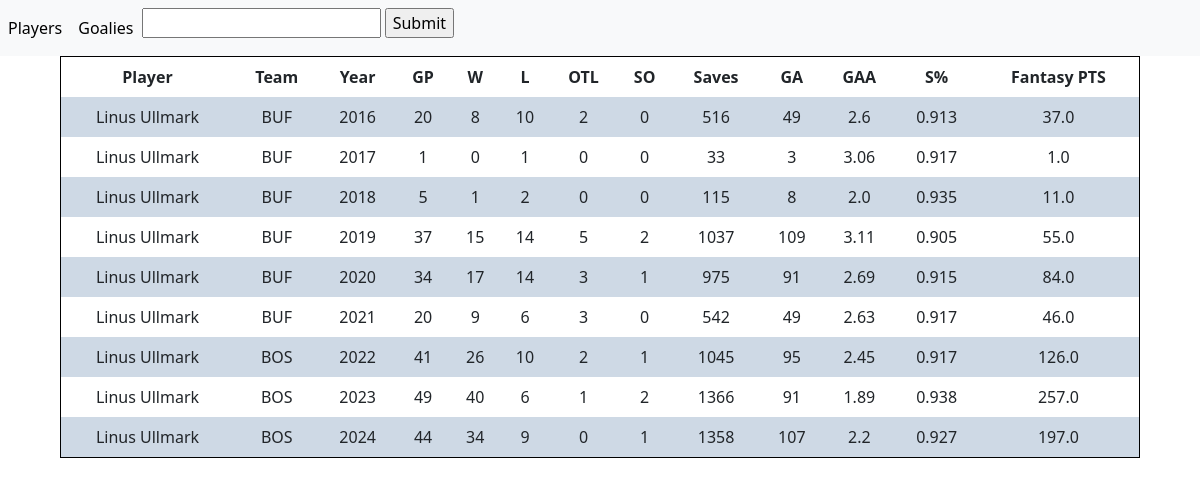
/goalie/8476999/, run on an earlier commit of the app's database.
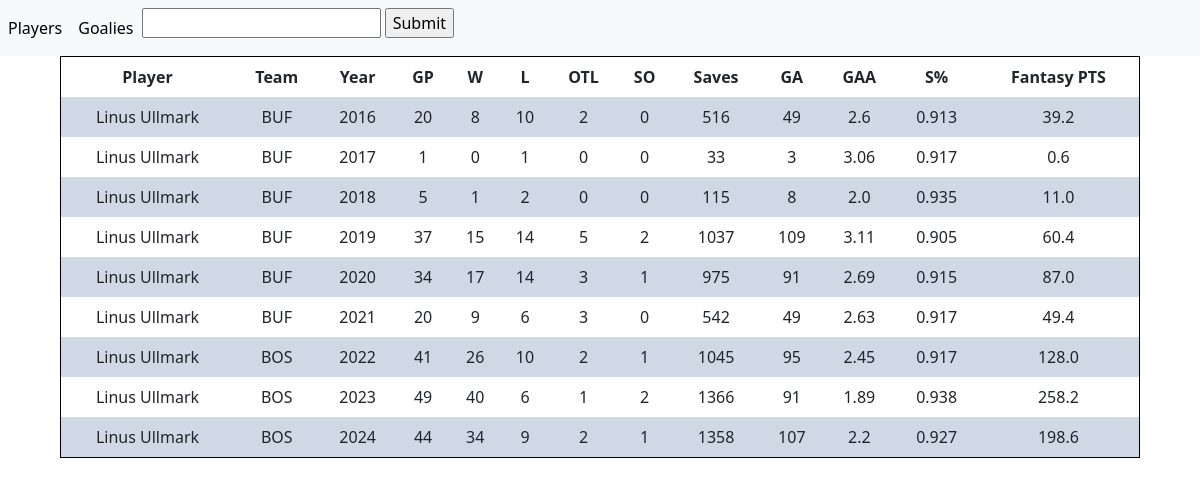
And on a later commit of the database.
### fantasy/models.py (models this page shows, shortened)
class GoalieStats(models.Model):
    player = models.ForeignKey(Player, on_delete=models.CASCADE)
    season = models.ForeignKey(Season, on_delete=models.CASCADE)
    team = models.ForeignKey(Team, on_delete=models.CASCADE, null=True)
    games = models.IntegerField(default = 0)
    wins = models.IntegerField(default = 0)
    losses = models.IntegerField(default = 0)
    ot = models.IntegerField(default = 0)
    shutouts = models.IntegerField(default = 0)
    saves = models.IntegerField(default = 0)
    powerPlaySaves = models.IntegerField(default = 0)
    shortHandSaves = models.IntegerField(default = 0)
    evenSaves = models.IntegerField(default = 0)
    powerPlayShots = models.IntegerField(default = 0)
    shortHandShots = models.IntegerField(default = 0)
    evenShots = models.IntegerField(default = 0)
    savePercentage = models.FloatField(default = 0)
    goalAgainstAverage = models.FloatField(default = 0)
    ppSavePercentage = models.FloatField(default = 0)
    shSavePercentage = models.FloatField(default = 0)
    evenSavePercentage = models.FloatField(default = 0)
    shotsAgainst = models.IntegerField(default = 0)
    goalsAgainst = models.IntegerField(default = 0)
    toi = models.CharField(max_length = 12, default = "N/A")
    fantasyPoints = models.FloatField(default = 0)

class Player(models.Model):
    name = models.CharField(max_length = 50, default = "")
    team = models.ForeignKey(Team, on_delete=models.CASCADE)
    number = models.IntegerField(default = -1)
    age = models.IntegerField(default = -1)
    height = models.CharField(max_length = 3, default = "X") #In foot, inches
    weight = models.IntegerField(default = -1) #in pounds
    id_num = models.IntegerField(default = -1) #Id num for NHL api
    country = models.CharField(max_length = 20, default = "N/A")
    position = models.CharField(max_length = 20, default = "N/A")
    pos_code = models.CharField(max_length = 3, default = "X")

class Team(models.Model):
    name = models.CharField(max_length = 50, default = "")
    division = models.CharField(max_length = 50, default = "")
    conference = models.CharField(max_length = 50, default = "")
    acronym = models.CharField(max_length = 3, default = "") #3 letter abreviation
    id_num = models.IntegerField(default = -1) #Id number for NHL api

class Season(models.Model):
    year = models.IntegerField()
    current_season = models.BooleanField(default = False) #marks which season is the current season

### fantasy/views.py (the view)
# urls.py: path("goalie/<int:id_num>/", views.goalie_details, name="goalie_details"),
def goalie_details(request, id_num):
    person = Player.objects.filter(id_num=id_num)[0]
    details = GoalieStats.objects.filter(player=person)
    players = Player.objects.all()
    context = {
        "players": players,
        "player_list": details
        }
    template = loader.get_template("goalies_details.html")
    return HttpResponse(template.render(context, request))

### templates/goalies_details.html (shortened to what this page needs)
{% load static %}
<!DOCTYPE html>
<html>
<link rel="stylesheet" type="text/css" href="{% static '\css\table_style.css' %}">
<head>
  <link href="https://cdn.jsdelivr.net/npm/bootstrap@5.3.0/dist/css/bootstrap.min.css" rel="stylesheet">
</head>
<body>
{% include 'navbar.html' %}
<div id="Players" class="tabcontent">
    <table id="player_table" class="base-table">
        <tr>
            <th>Player</th>
            <th>Team</th>
            <th>Year</th>
            <th>GP</th>
            <th>W</th>
            <th>L</th>
            <th>OTL</th>
            <th>SO</th>
            <th>Saves</th>
            <th>GA</th>
            <th>GAA</th>
            <th>S%</th>
            <th>Fantasy PTS</th>
        </tr>
        {% for stat in player_list %}
            <tr onmouseenter="highlightRow(this)" onmouseleave="unhighlightRow(this)">
                <td>{{stat.player.name}}</td>
                <td>{{stat.team.acronym}}</td>
                <td>{{stat.season.year}}</td>
                <td>{{stat.games}}</td>
                <td>{{stat.wins}}</td>
                <td>{{stat.losses}}</td>
                <td>{{stat.ot}}</td>
                <td>{{stat.shutouts}}</td>
                <td>{{stat.saves}}</td>
                <td>{{stat.goalsAgainst}}</td>
                <td>{{stat.goalAgainstAverage}}</td>
                <td>{{stat.savePercentage}}</td>
                <td>{{stat.fantasyPoints}}</td>
            </tr>
        {% endfor %}
    </table>
</div>
</body>
</html>

What changed in the data, as far as the page shows it:
changed GoalieStats (number 1 of 9 on the later page): fantasyPoints "37.0" → "39.2"
changed GoalieStats (number 2 of 9 on the later page): fantasyPoints "1.0" → "0.6"
changed GoalieStats (number 4 of 9 on the later page): fantasyPoints "55.0" → "60.4"
changed GoalieStats (number 5 of 9 on the later page): fantasyPoints "84.0" → "87.0"
changed GoalieStats (number 6 of 9 on the later page): fantasyPoints "46.0" → "49.4"
changed GoalieStats (number 7 of 9 on the later page): fantasyPoints "126.0" → "128.0"
changed GoalieStats (number 8 of 9 on the later page): fantasyPoints "257.0" → "258.2"
changed GoalieStats (number 9 of 9 on the later page): ot "0" → "2"; fantasyPoints "197.0" → "198.6"
